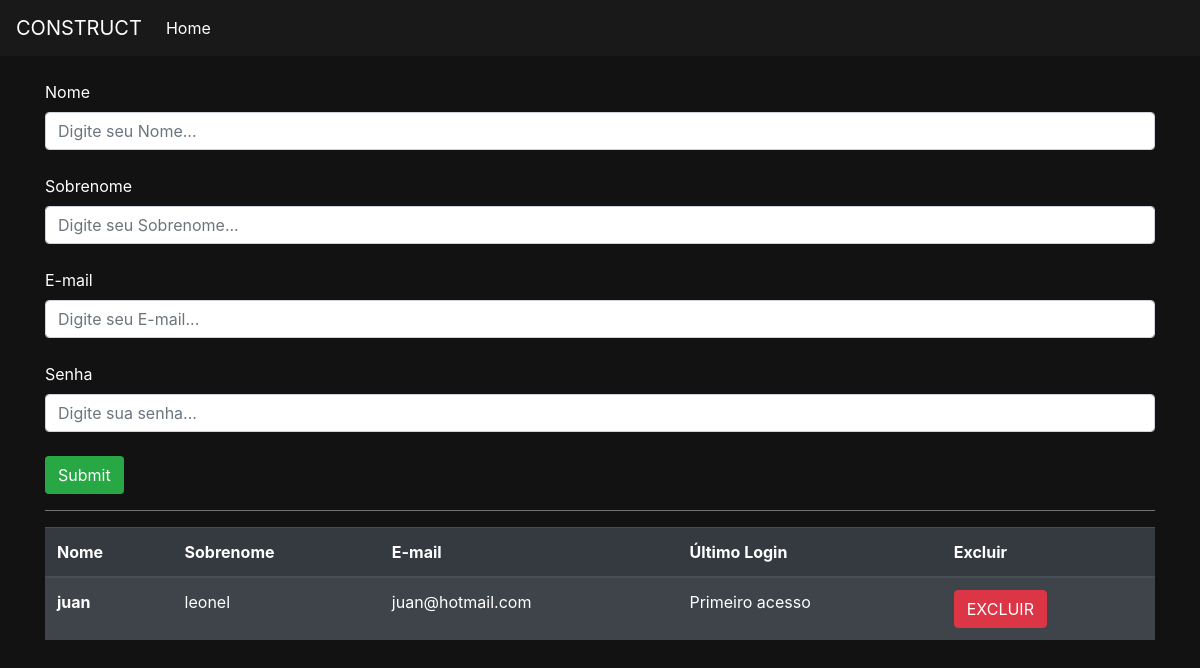
Page /auth/cadastrar_vendedor/ on the committed database.
### usuarios/models.py (models this page shows)
class Users(AbstractUser):
  choices_cargo = (('V', 'Vendedor'),
                   ('G', 'Gerente'))
  cargo = models.CharField(max_length=1, choices=choices_cargo)

### usuarios/views.py (the view, shortened to what this page needs)
# urls.py: path('cadastrar_vendedor/', views.cadastrar_vendedor, name="cadastrar_vendedor"),
@has_permission_decorator('cadastrar_vendedor')
def cadastrar_vendedor(request):
  if request.method == "GET":
    vendedores = Users.objects.filter(cargo = "V")
    return render(request, 'cadastrar_vendedor.html', {'vendedores': vendedores})

### usuarios/templates/cadastrar_vendedor.html (shortened to what this page needs)
{% extends 'base.html' %}
{% block 'body' %}
  <div class="container">
    <form action="{% url 'cadastrar_vendedor' %}" method="POST">{% csrf_token %}
      <br>
      <label>Nome</label>
      <input type="text" placeholder="Digite seu Nome..." name="nome" class="form-control">
      <br>
      <label>Sobrenome</label>
      <input type="text" placeholder="Digite seu Sobrenome..." name="sobrenome" class="form-control">
      <br>
      <label>E-mail</label>
      <input type="email" placeholder="Digite seu E-mail..." name="email" class="form-control">
      <br>
      <label>Senha</label>
      <input type="password" placeholder="Digite sua senha..." name="senha" class="form-control">
      <br>
      <input type="submit" class="btn badge-success">
    </form>
    <hr class="bg-hr">
      <table class="table table-striped table-dark">
        <thead>
          <tr>
            <th scope="col">Nome</th>
            <th scope="col">Sobrenome</th>
            <th scope="col">E-mail</th>
            <th scope="col">Último Login</th>
            <th scope="col">Excluir</th>
          </tr>
        </thead>
        <tbody>
          {% for vendedor in vendedores %}
            <tr>
              <th>{{vendedor.first_name}}</th>
              <td>{{vendedor.last_name}}</td>
              <td>{{vendedor.email}}</td>
              <td>{% if not vendedor.last_login %}
                    Primeiro acesso
                  {% else %}
                    {{vendedor.last_login}}
                  {% endif %}
              </td>
              <td><a href="{% url 'excluir_usuario' vendedor.id %}" class="btn btn-danger">EXCLUIR</a></td>
          {% endfor %}
        </tbody>
      </table>
  </div>
{% endblock %}

### templates/static/usuarios/css/css.css (style rules this page uses)
.fundo { background-color: #121212; color: white; }
.bg-hr { background-color: gray; }

### rows in the picture
Users: first_name "juan", last_name "leonel", email "juan@hotmail.com", shows "Primeiro acesso"
